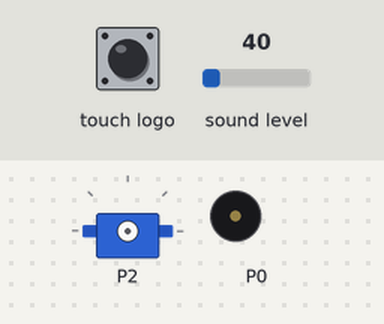
This program was run on a simulated BBC micro:bit (MakeCode). On the bench: servo, buzzer (waves = sounding). The inputs (shaded band) are chosen by the test bench; at power-on: sound level 40.

Above: at 1.2 s.
1.3 s: sound level set to 162
2.8 s: sound level set to 169
At 3.49 s:
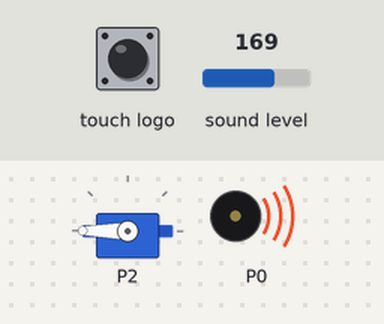
At 4.7 s:
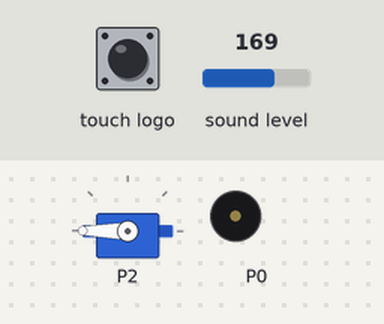
5.8 s: touch logo pressed for 0.15 s
At 8.1 s:
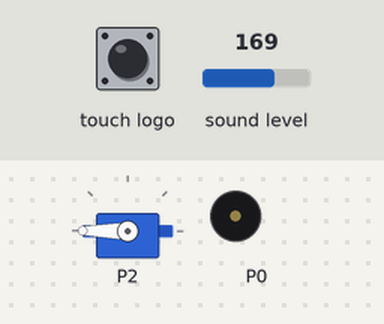
Timing chart, 0 to 9.6 s (numbered marks = the images above; inputs shaded):
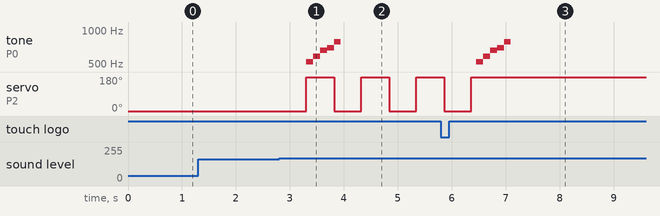

Measured:
- the behaviour switches between 164 and 165 on sound level (found by bisection; images 0 and 1)
- after the input at 1.3 s, every drawn part: stays the same
- after the input at 2.8 s, tone on P0: plays 523 Hz for 0.13 s, 587 Hz for 0.13 s, 659 Hz for 0.13 s, 698 Hz for 0.13 s, 784 Hz for 0.13 s, starting after 0.50 s; servo on P2: alternates 180° for 0.52 s and 0° for 0.50 s, starting after 0.50 s
- after the input at 5.8 s, tone on P0: plays 523 Hz for 0.13 s, 587 Hz for 0.13 s, 659 Hz for 0.13 s, 698 Hz for 0.13 s, 784 Hz for 0.13 s, starting after 0.65 s; servo on P2: goes on until 6.4 s, then stays 180°

The program:

main.ts
```typescript
input.onLogoEvent(TouchButtonEvent.Pressed, function () {
    if (모터_구동_중 == true) {
        모터_구동_중 = false
    } else {
        모터_구동_중 = true
    }
    basic.pause(500)
    music._playDefaultBackground(music.builtInPlayableMelody(Melodies.JumpUp), music.PlaybackMode.InBackground)
    basic.showLeds(`
        . . . . .
        . . . . .
        . . . . .
        . . . . .
        . . . . .
        `)
})
input.onSound(DetectedSound.Loud, function () {
    input.setSoundThreshold(SoundThreshold.Loud, 230)
    if (모터_구동_중 == true) {
        모터_구동_중 = false
    } else {
        모터_구동_중 = true
    }
    basic.pause(500)
    music._playDefaultBackground(music.builtInPlayableMelody(Melodies.JumpUp), music.PlaybackMode.InBackground)
    basic.showLeds(`
        . . . . .
        . . . . .
        . . . . .
        . . . . .
        . . . . .
        `)
})
input.onGesture(Gesture.ScreenDown, function () {
    basic.clearScreen()
    music.stopAllSounds()
})
let 모터_구동_중 = false
모터_구동_중 = false
basic.forever(function () {
    if (모터_구동_중 == true) {
        servos.P2.setAngle(0)
        basic.pause(500)
        servos.P2.setAngle(180)
        basic.pause(500)
    }
})
```

test.ts
```typescript
// 테스트는 여기로 이동합니다; 이 패키지가 확장으로 사용될 때 컴파일되지 않을 것 입니다.
```
